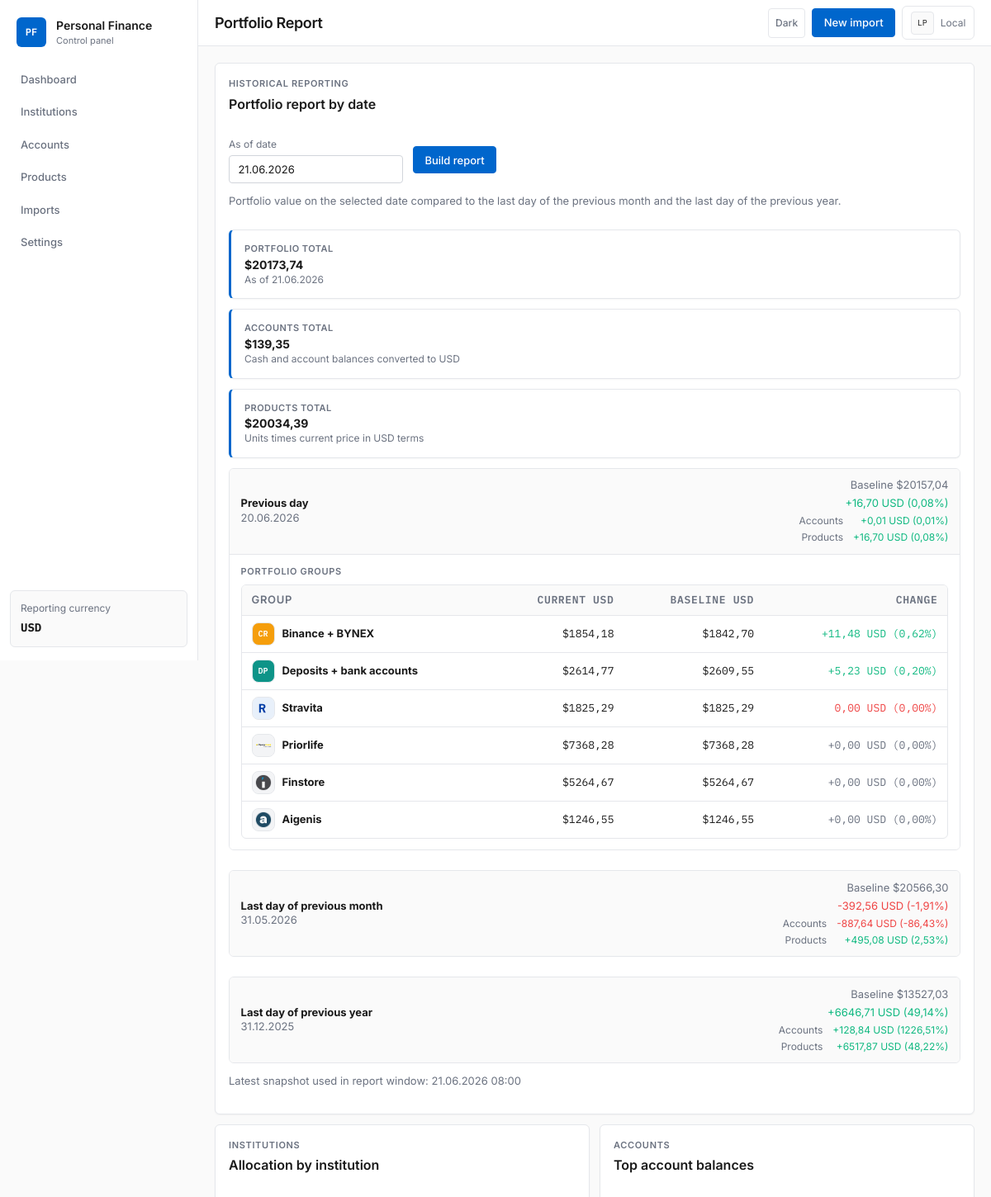
Page /portfolio-report/ (upper part) on the committed database.
### apps/institutions/models.py (models this page shows, shortened)
class FinancialInstitution(TimeStampedModel):
	class InstitutionType(models.TextChoices):
		BANK = 'bank', 'Bank'
		BROKER = 'broker', 'Broker'
		CRYPTO_EXCHANGE = 'crypto_exchange', 'Crypto exchange'
		INSURANCE = 'insurance', 'Insurance'
		OTHER = 'other', 'Other'
	name = models.CharField(max_length=255, unique=True)
	slug = models.SlugField(max_length=255, unique=True, blank=True)
	institution_type = models.CharField(max_length=32, choices=InstitutionType.choices, default=InstitutionType.BANK)
	country = models.CharField(max_length=2, default='BY')
	website = models.URLField(blank=True)
	base_currency = models.ForeignKey('common.Currency', null=True, blank=True, on_delete=models.SET_NULL, related_name='institutions')
	notes = models.TextField(blank=True)
	metadata = models.JSONField(default=dict, blank=True)
	is_active = models.BooleanField(default=True)
	class Meta:
		ordering = ['name']
		verbose_name = 'Financial institution'
		verbose_name_plural = 'Financial institutions'

### apps/accounts/models.py (models this page shows, shortened)
class BalanceSnapshot(TimeStampedModel):
	institution = models.ForeignKey('institutions.FinancialInstitution', on_delete=models.CASCADE, related_name='balance_snapshots')
	account = models.ForeignKey(Account, null=True, blank=True, on_delete=models.CASCADE, related_name='balance_snapshots')
	product = models.ForeignKey('products.Product', null=True, blank=True, on_delete=models.CASCADE, related_name='balance_snapshots')
	currency = models.ForeignKey('common.Currency', on_delete=models.PROTECT, related_name='balance_snapshots')
	balance = models.DecimalField(max_digits=20, decimal_places=6)
	balance_usd = models.DecimalField(max_digits=20, decimal_places=2, default=0)
	captured_at = models.DateTimeField()
	metadata = models.JSONField(default=dict, blank=True)
	class Meta:
		ordering = ['-captured_at', '-id']

### apps/dashboard/views.py (the view)
# urls.py: path('portfolio-report/', views.portfolio_report, name='portfolio_report'),
def portfolio_report(request):
    raw_date = request.GET.get('as_of')
    try:
        from apps.common.dates import parse_display_date
        as_of_date = parse_display_date(raw_date) if raw_date else timezone.localdate()
        if raw_date and as_of_date is None:
            as_of_date = timezone.localdate()
    except ValueError:
        as_of_date = timezone.localdate()
    portfolio_cache = PortfolioHistoryCache.build()
    context = _historical_portfolio_context(as_of_date, portfolio_cache=portfolio_cache)
    context['period_comparisons'] = _build_portfolio_period_comparisons(
        as_of_date,
        context,
        portfolio_cache=portfolio_cache,
    )
    return render(request, 'dashboard/portfolio_report.html', context)

### apps/accounts/querysets.py (called while the page is built)
def is_portfolio_holding_account(account: Account) -> bool:
	if account.institution.slug in PORTFOLIO_EXCLUDED_INSTITUTION_SLUGS:
		return False
	institution_metadata = account.institution.metadata if isinstance(account.institution.metadata, dict) else {}
	if institution_metadata.get('purpose') == 'payroll_source':
		return False
	account_metadata = account.metadata if isinstance(account.metadata, dict) else {}
	if account_metadata.get('purpose') in NON_HOLDING_ACCOUNT_PURPOSES:
		return False
	return True

### apps/accounts/services/balance.py (called while the page is built)
def transaction_affects_account_balance(transaction: Transaction) -> bool:
	metadata = transaction.metadata if isinstance(transaction.metadata, dict) else {}
	return not metadata.get('exclude_from_account_balance')

def calculate_account_balance_as_of(account: Account, as_of_date: date) -> Decimal:
	total = Decimal('0')
	end_of_day = timezone.make_aware(
		datetime.combine(as_of_date + timedelta(days=1), time.min),
		timezone.get_current_timezone(),
	)
	for transaction in Transaction.objects.filter(account=account, occurred_at__lt=end_of_day).only(
		'amount',
		'metadata',
	):
		if transaction_affects_account_balance(transaction):
			total += transaction.amount or Decimal('0')
	return total

### apps/common/dates.py (called while the page is built)
def format_display_date(value: date | datetime | None) -> str:
	if value is None:
		return ''
	if isinstance(value, datetime):
		if timezone.is_aware(value):
			value = timezone.localtime(value)
		return value.strftime(DATE_DISPLAY_FORMAT)
	return value.strftime(DATE_DISPLAY_FORMAT)

def format_display_datetime(value: date | datetime | None) -> str:
	if value is None:
		return ''
	if isinstance(value, datetime):
		if timezone.is_aware(value):
			value = timezone.localtime(value)
		return value.strftime(DATETIME_DISPLAY_FORMAT)
	if isinstance(value, date):
		return value.strftime(DATE_DISPLAY_FORMAT)
	return str(value)

### apps/core/context_processors.py (called while the page is built)
def project_settings(request):
    return {
        'project_name': 'Personal Finance',
        'reporting_base_currency': settings.REPORTING_BASE_CURRENCY,
    }

### apps/core/templatetags/pf_extras.py (called while the page is built)
@register.filter
def display_date(value):
	return format_display_date(value)

@register.filter
def display_datetime(value):
	return format_display_datetime(value)

### apps/dashboard/views.py (called while the page is built)
def _snapshot_local_date(snapshot: BalanceSnapshot) -> date:
    return timezone.localtime(snapshot.captured_at).date()

def _entity_metadata(entity) -> dict:
    metadata = entity.metadata
    return metadata if isinstance(metadata, dict) else {}

def _previous_day(reference_date: date) -> date:
    return reference_date - timedelta(days=1)

### templates/dashboard/portfolio_report.html (shortened to what this page needs)
{% extends 'core/base.html' %}
{% block page_title %}Portfolio Report{% endblock %}
{% block content %}
<section class="stack-lg">
    <section class="panel stack-md">
        <div class="panel-header">
            <div>
                <p class="eyebrow">Historical reporting</p>
                <h2>Portfolio report by date</h2>
            </div>
        </div>
        <form class="filter-bar" method="get">
            <label class="filter-field">
                <span>As of date</span>
                <input type="text" name="as_of" class="form-control" value="{{ as_of_date|display_date }}" placeholder="дд.мм.гггг" inputmode="numeric">
            </label>
            <button type="submit" class="button">Build report</button>
        </form>
        <p class="muted">Portfolio value on the selected date compared to the last day of the previous month and the last day of the previous year.</p>
        <section class="metric-grid compact-grid">
            <article class="metric-card accent-gold">
                <span>Portfolio total</span>
                <strong>${{ portfolio_usd|floatformat:2 }}</strong>
                <small>As of {{ as_of_date|display_date }}</small>
            </article>
            <article class="metric-card accent-blue">
                <span>Accounts total</span>
                <strong>${{ accounts_total_usd|floatformat:2 }}</strong>
                <small>Cash and account balances converted to USD</small>
            </article>
            <article class="metric-card accent-green">
                <span>Products total</span>
                <strong>${{ products_total_usd|floatformat:2 }}</strong>
                <small>Units times current price in USD terms</small>
            </article>
        </section>
        {% include 'dashboard/partials/period_comparisons.html' with period_comparisons=period_comparisons only %}
        {% if latest_snapshot %}
            <p class="muted">Latest snapshot used in report window: {{ latest_snapshot.captured_at|display_datetime }}</p>
        {% else %}
            <p class="muted">No historical snapshots found yet. The report falls back to current balances and current product units.</p>
        {% endif %}
    </section>
    <section class="grid-two">
        <article class="panel stack-md">
            <div class="panel-header">
                <div>
                    <p class="eyebrow">Institutions</p>
                    <h2>Allocation by institution</h2>
                </div>
            </div>
        </article>
        <article class="panel stack-md">
            <div class="panel-header">
                <div>
                    <p class="eyebrow">Accounts</p>
                    <h2>Top account balances</h2>
                </div>
            </div>
        </article>
    </section>
</section>
{% endblock %}

### templates/core/base.html (shortened to what this page needs)
{% load static %}
<!DOCTYPE html>
<html lang="ru" data-theme="light">
<head>
    <link rel="stylesheet" href="{% static 'css/app.css' %}">
</head>
<body>
    <div class="app-shell">
        <aside class="sidebar">
            <a class="brand" href="{% url 'dashboard:home' %}">
                <span class="brand-mark">PF</span>
                <span>
                    <strong>Personal Finance</strong>
                    <small>Control panel</small>
                </span>
            </a>
            <nav class="nav" aria-label="Main">
                <a class="nav-link{% if request.path == '/' %} is-active{% endif %}" href="{% url 'dashboard:home' %}">Dashboard</a>
                <a class="nav-link{% if request.path|slice:':14' == '/institutions/' %} is-active{% endif %}" href="{% url 'institutions:list' %}">Institutions</a>
                <a class="nav-link{% if request.path|slice:':10' == '/accounts/' %} is-active{% endif %}" href="{% url 'accounts:list' %}">Accounts</a>
                <a class="nav-link{% if request.path|slice:':10' == '/products/' %} is-active{% endif %}" href="{% url 'products:list' %}">Products</a>
                <a class="nav-link{% if request.path|slice:':8' == '/imports/' %} is-active{% endif %}" href="{% url 'imports:upload' %}">Imports</a>
                <a class="nav-link{% if request.path|slice:':10' == '/settings/' %} is-active{% endif %}" href="{% url 'core:settings' %}">Settings</a>
            </nav>
            <div class="sidebar-note">
                <span>Reporting currency</span>
                <strong class="font-mono">{{ reporting_base_currency }}</strong>
            </div>
        </aside>
        <div class="main-column">
            <header class="topbar">
                <div class="topbar-title">
                    <h1>{% block page_title %}{{ project_name }}{% endblock %}</h1>
                </div>
                <div class="topbar-actions">
                    <button type="button" class="icon-button" data-theme-toggle aria-pressed="false" aria-label="Switch theme">
                        <span data-theme-label>Dark</span>
                    </button>
                    <a class="button" href="{% url 'imports:upload' %}">New import</a>
                    <div class="topbar-profile" title="Local session">
                        <span class="profile-avatar">LP</span>
                        <span>Local</span>
                    </div>
                </div>
            </header>
            <main class="main-content">
                {% block content %}{% endblock %}
            </main>
        </div>
    </div>
</body>
</html>

### templates/dashboard/partials/period_comparisons.html
<div class="stack-md period-comparison-list">
    {% for comparison in period_comparisons %}
        <details class="period-comparison" {% if forloop.first %}open{% endif %}>
            <summary>
                <div class="period-comparison-heading">
                    <strong>{{ comparison.label }}</strong>
                    <div class="muted">{{ comparison.reference_date|display_date }}</div>
                </div>
                <div class="period-comparison-summary-metrics text-right">
                    <div class="muted">Baseline ${{ comparison.portfolio.baseline_usd|floatformat:2 }}</div>
                    <div>{% include 'dashboard/partials/value_change.html' with change=comparison.portfolio only %}</div>
                    <div class="muted period-comparison-split">
                        <span>Accounts</span>
                        <span>{% include 'dashboard/partials/value_change.html' with change=comparison.accounts only %}</span>
                        <span>Products</span>
                        <span>{% include 'dashboard/partials/value_change.html' with change=comparison.products only %}</span>
                    </div>
                </div>
            </summary>
            <div class="period-comparison-details stack-md">
                <section class="period-comparison-section">
                    <h3 class="eyebrow">Portfolio groups</h3>
                    {% include 'dashboard/partials/period_comparison_breakdown.html' with rows=comparison.breakdown_groups show_currency=False empty_label='No portfolio groups in this comparison.' only %}
                </section>
            </div>
        </details>
    {% endfor %}
</div>

### templates/dashboard/partials/value_change.html
{% if change.change_pct is not None %}
    <span class="{% if change.change_abs > 0 %}delta-up{% elif change.change_abs < 0 %}delta-down{% else %}muted{% endif %}">
        {% if change.change_abs >= 0 %}+{% endif %}{{ change.change_abs|floatformat:2 }} USD ({{ change.change_pct|floatformat:2 }}%)
    </span>
{% else %}
    <span class="muted">-</span>
{% endif %}

### templates/dashboard/partials/period_comparison_breakdown.html (shortened to what this page needs)
{% load institution_branding %}
<div class="table-wrap">
    <table class="data-table period-comparison-table">
        <thead>
            <tr>
                <th>Group</th>
                <th class="text-right">Current USD</th>
                <th class="text-right">Baseline USD</th>
                <th class="text-right">Change</th>
            </tr>
        </thead>
        <tbody>
            {% for row in rows %}
                <tr>
                    <td>
                        <div class="period-comparison-row-label">
                            {% if row.group_initials %}
                                <span
                                    class="institution-logo institution-logo-fallback institution-logo-sm"
                                    style="--institution-accent: {{ row.group_accent }}"
                                    aria-hidden="true"
                                >{{ row.group_initials }}</span>
                            {% elif row.is_deposit_group %}
                                <span
                                    class="institution-logo institution-logo-fallback institution-logo-sm"
                                    style="--institution-accent: #0D9488"
                                    aria-hidden="true"
                                >DP</span>
                            {% else %}
                                {% institution_logo row.institution size='sm' %}
                            {% endif %}
                            <div>
                                <strong>{{ row.label }}</strong>
                            </div>
                        </div>
                    </td>
                    <td class="text-right font-mono">${{ row.current_usd|floatformat:2 }}</td>
                    <td class="text-right font-mono">${{ row.change.baseline_usd|floatformat:2 }}</td>
                    <td class="text-right">{% include 'dashboard/partials/value_change.html' with change=row.change %}</td>
                </tr>
            {% empty %}
                <tr>
                    <td colspan="4" class="empty-state">{{ empty_label }}</td>
                </tr>
            {% endfor %}
        </tbody>
    </table>
</div>

### templates/institutions/partials/logo.html
{% load static %}
{% if logo_path %}
    <img
        class="institution-logo institution-logo-{{ size }}"
        src="{% static logo_path %}"
        alt="{{ institution_name }}"
        {% if size == 'sm' %}width="28" height="28"{% else %}width="36" height="36"{% endif %}
        loading="lazy"
        decoding="async"
    >
{% else %}
    <span
        class="institution-logo institution-logo-fallback institution-logo-{{ size }}"
        style="--institution-accent: {{ accent_color }}"
        aria-hidden="true"
    >{{ initials }}</span>
{% endif %}

### rows in the picture
FinancialInstitution: shows a picture, label "Stravita", current_usd "1825,29", change.baseline_usd "1825,29", change_abs "0,00", change_pct "0,00"
FinancialInstitution: shows a picture, label "Priorlife", current_usd "7368,28", change.baseline_usd "7368,28", change_abs "0,00", change_pct "0,00"
FinancialInstitution: shows a picture, label "Finstore", current_usd "5264,67", change.baseline_usd "5264,67", change_abs "0,00", change_pct "0,00"
FinancialInstitution: shows a picture, label "Aigenis", current_usd "1246,55", change.baseline_usd "1246,55", change_abs "0,00", change_pct "0,00"
BalanceSnapshot: captured_at|display_datetime "21.06.2026 08:00"

### other values in the picture
{{ reporting_base_currency }} "USD"
{{ portfolio_usd|floatformat:2 }} "20173,74"
{{ as_of_date|display_date }} "21.06.2026"
{{ accounts_total_usd|floatformat:2 }} "139,35"
{{ products_total_usd|floatformat:2 }} "20034,39"
{{ comparison.label }} "Previous day" "Last day of previous month" "Last day of previous year"
{{ comparison.reference_date|display_date }} "20.06.2026" "31.05.2026" "31.12.2025"
{{ comparison.portfolio.baseline_usd|floatformat:2 }} "20157,04" "20566,30" "13527,03"
{{ change.change_abs|floatformat:2 }} "16,70 0,01 16,70" "11,48" "5,23" "-392,56 -887,64 495,08" "6646,71 128,84 6517,87"
{{ change.change_pct|floatformat:2 }} "0,08 0,01 0,08" "0,62" "0,20" "-1,91 -86,43 2,53" "49,14 1226,51 48,22"
{{ row.group_initials }} "CR" "DP"
{{ row.label }} "Binance + BYNEX" "Deposits + bank accounts"
{{ row.current_usd|floatformat:2 }} "1854,18" "2614,77"
{{ row.change.baseline_usd|floatformat:2 }} "1842,70" "2609,55"
